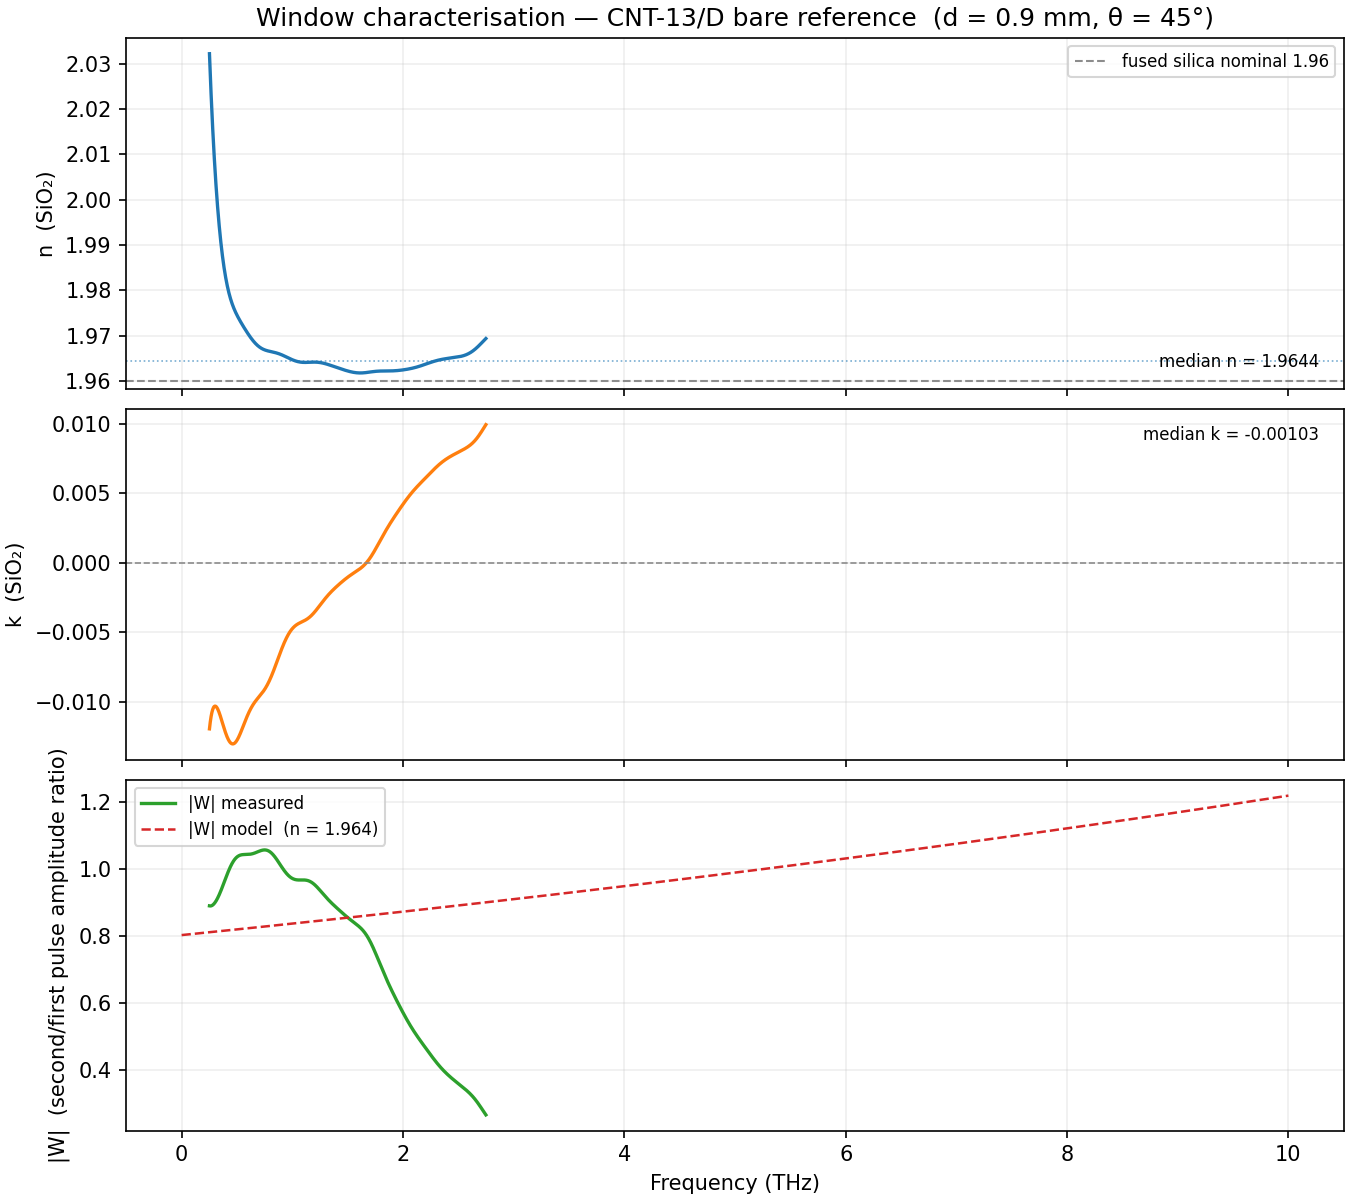

The script that saved this image:
"""Figure E: Window refractive index n_SiO₂(ω) from a single bare-window acquisition.

Uses characterise_window to invert the intra-trace ratio W = Y2/Y1 of the
reference measurement for the complex window index. Also overlays the measured
|W| against the forward model built from the extracted n — this is a
consistency check that the inversion is well-conditioned.

Run:
    .venv/Scripts/python.exe reports/group_meeting_window_selfref/fig_window_index.py
"""

from __future__ import annotations

import os
import sys

import numpy as np
import matplotlib

matplotlib.use("Agg")
import matplotlib.pyplot as plt

REPO_ROOT = os.path.dirname(os.path.dirname(os.path.dirname(os.path.abspath(__file__))))
sys.path.insert(0, REPO_ROOT)

import thz_core.thz_core as core
from dataset_core.adapters import thz_adapter as thz

OUTPUT_DIR = os.path.dirname(os.path.abspath(__file__))
DATA_DIR = r"C:\Users\Samuel\Data\THz\Sam\Analysis\CNT-13\D\segmented"

REFERENCE_FILENAME = "reference_a-45.acc"
THICKNESS_M = 0.9e-3
THETA_DEG = 45.0
BAND_THZ = (0.25, 2.75)


def main() -> None:
    first_ref = os.path.join(DATA_DIR, "first_reflection", REFERENCE_FILENAME)
    second_ref = os.path.join(DATA_DIR, "second_reflection", REFERENCE_FILENAME)

    for path in (first_ref, second_ref):
        if not os.path.isfile(path):
            print(f"ERROR: file not found: {path}")
            return

    result = thz.characterise_window(
        first_ref,
        second_ref,
        thickness_m=THICKNESS_M,
        theta_deg=THETA_DEG,
        band_thz=BAND_THZ,
        show_graph=False,
    )

    freq_hz = result["freq"]
    f_thz = freq_hz * 1e-12
    mask = result["mask"]
    n_vals = result["n"]
    k_vals = result["k"]

    n_mean = float(np.nanmedian(n_vals[mask]))
    k_mean = float(np.nanmedian(k_vals[mask]))

    # Forward model using the extracted mean index for a visual consistency check.
    w_model = core.window_transfer_model(
        freq_hz,
        complex(n_mean, -k_mean),
        THICKNESS_M,
        np.deg2rad(THETA_DEG),
    )

    fig, axes = plt.subplots(3, 1, figsize=(9, 8), sharex=True, layout="constrained")
    ax_n, ax_k, ax_w = axes

    ax_n.plot(f_thz[mask], n_vals[mask], lw=1.6, color="tab:blue")
    ax_n.axhline(n_mean, color="tab:blue", lw=0.8, ls=":", alpha=0.6)
    ax_n.axhline(1.96, color="0.55", lw=1.0, ls="--", label="fused silica nominal 1.96")
    ax_n.set_ylabel("n  (SiO₂)")
    ax_n.legend(fontsize=8)
    ax_n.grid(True, alpha=0.2)
    ax_n.set_title(
        f"Window characterisation — CNT-13/D bare reference  "
        f"(d = {THICKNESS_M * 1e3:.1f} mm, θ = {THETA_DEG:.0f}°)"
    )
    ax_n.text(
        0.98, 0.05,
        f"median n = {n_mean:.4f}",
        transform=ax_n.transAxes, ha="right", va="bottom", fontsize=8,
    )

    ax_k.plot(f_thz[mask], k_vals[mask], lw=1.6, color="tab:orange")
    ax_k.axhline(0.0, color="0.55", lw=0.8, ls="--")
    ax_k.set_ylabel("k  (SiO₂)")
    ax_k.grid(True, alpha=0.2)
    ax_k.text(
        0.98, 0.95,
        f"median k = {k_mean:.5f}",
        transform=ax_k.transAxes, ha="right", va="top", fontsize=8,
    )

    # |W| measured vs model
    ax_w.plot(f_thz[mask], np.abs(result["W"][mask]), lw=1.6, label="|W| measured", color="tab:green")
    ax_w.plot(
        f_thz,
        np.abs(w_model),
        lw=1.2,
        ls="--",
        color="tab:red",
        label=f"|W| model  (n = {n_mean:.3f})",
    )
    ax_w.set_ylabel("|W|  (second/first pulse amplitude ratio)")
    ax_w.set_xlabel("Frequency (THz)")
    ax_w.legend(fontsize=8)
    ax_w.grid(True, alpha=0.2)

    print(f"\nWindow index summary ({BAND_THZ[0]}–{BAND_THZ[1]} THz, {int(mask.sum())} bins)")
    print(f"  n  = {n_mean:.4f} ± {float(np.nanstd(n_vals[mask])):.4f}")
    print(f"  k  = {k_mean:.5f} ± {float(np.nanstd(k_vals[mask])):.5f}")
    print(f"  delay measured: {result['delay_s'] * 1e12:.3f} ps")

    out_path = os.path.join(OUTPUT_DIR, "fig_window_index.png")
    fig.savefig(out_path, dpi=150)
    print(f"\nWrote {out_path}")


if __name__ == "__main__":
    main()
